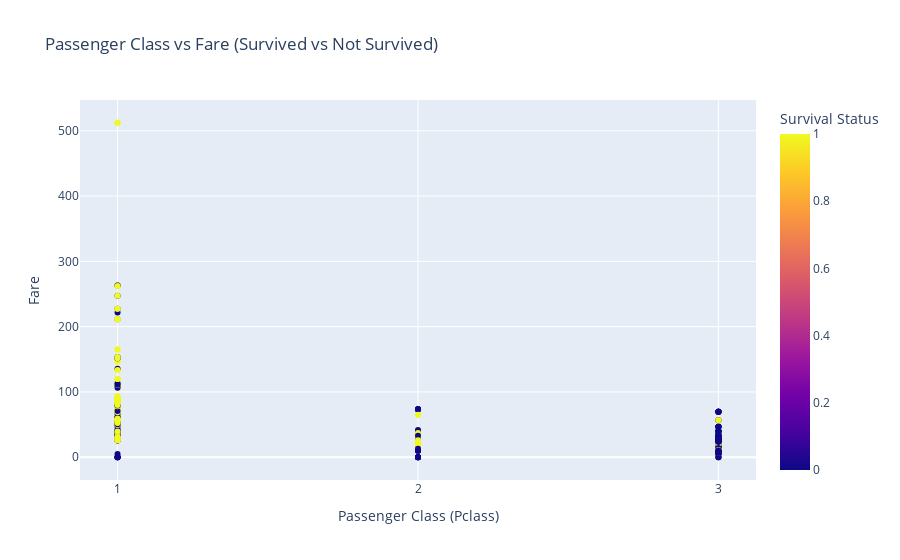

The cell this chart's notebook holds for it:
### Markdown cell above
如果你发现没有安装plotly库的话，可以通过

```
pip install plotly -i https://mirrors.aliyun.com/pypi/simple/
```

来进行安装

### Code cell
import plotly.express as px

# Create a scatter plot using Plotly Express
fig = px.scatter(data, x='Pclass', y='Fare', color='Survived',
                 color_discrete_map={0: 'red', 1: 'green'},
                 labels={'Survived': 'Survival Status'},
                 title='Passenger Class vs Fare (Survived vs Not Survived)',
                 category_orders={'Survived': [1, 0]})

# Update layout for better readability
fig.update_layout(
    xaxis_title='Passenger Class (Pclass)',
    yaxis_title='Fare',
    xaxis={'tickvals': [1, 2, 3]},
    legend_title='Survived'
)

# Show the plot
fig.show()

### Figure 1 — Plotly figure (JSON) as saved in the notebook; plotly's stock layout.template omitted (floating-point values rounded to 4 significant figures; data arrays with more than 128 entries replaced by an {"elided": "..."} marker saying what was removed)
{"data": [{"hovertemplate": "Pclass=%{x}<br>Fare=%{y}<br>Survival Status=%{marker.color}<extra></extra>", "legendgroup": "", "marker": {"color": {"elided": "891 int values"}, "coloraxis": "coloraxis", "symbol": "circle"}, "mode": "markers", "name": "", "orientation": "v", "showlegend": false, "type": "scatter", "x": {"elided": "891 int values"}, "xaxis": "x", "y": {"elided": "891 float values"}, "yaxis": "y"}], "layout": {"coloraxis": {"colorbar": {"title": {"text": "Survival Status"}}, "colorscale": [[0, "#0d0887"], [0.1111, "#46039f"], [0.2222, "#7201a8"], [0.3333, "#9c179e"], [0.4444, "#bd3786"], [0.5556, "#d8576b"], [0.6667, "#ed7953"], [0.7778, "#fb9f3a"], [0.8889, "#fdca26"], [1, "#f0f921"]]}, "legend": {"title": {"text": "Survived"}, "tracegroupgap": 0}, "title": {"text": "Passenger Class vs Fare (Survived vs Not Survived)"}, "xaxis": {"anchor": "y", "domain": [0, 1], "tickvals": [1, 2, 3], "title": {"text": "Passenger Class (Pclass)"}}, "yaxis": {"anchor": "x", "domain": [0, 1], "title": {"text": "Fare"}}}}
